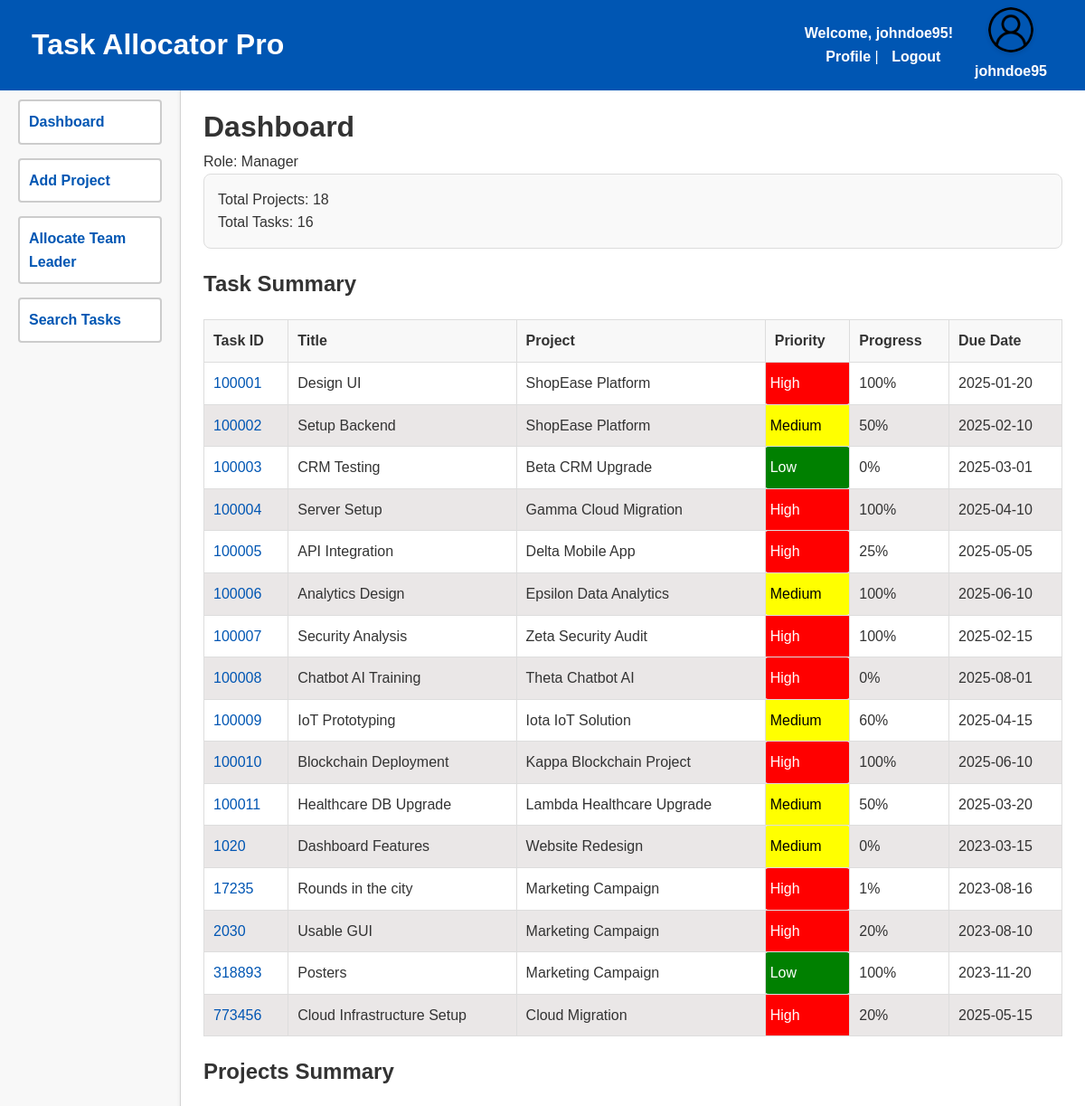
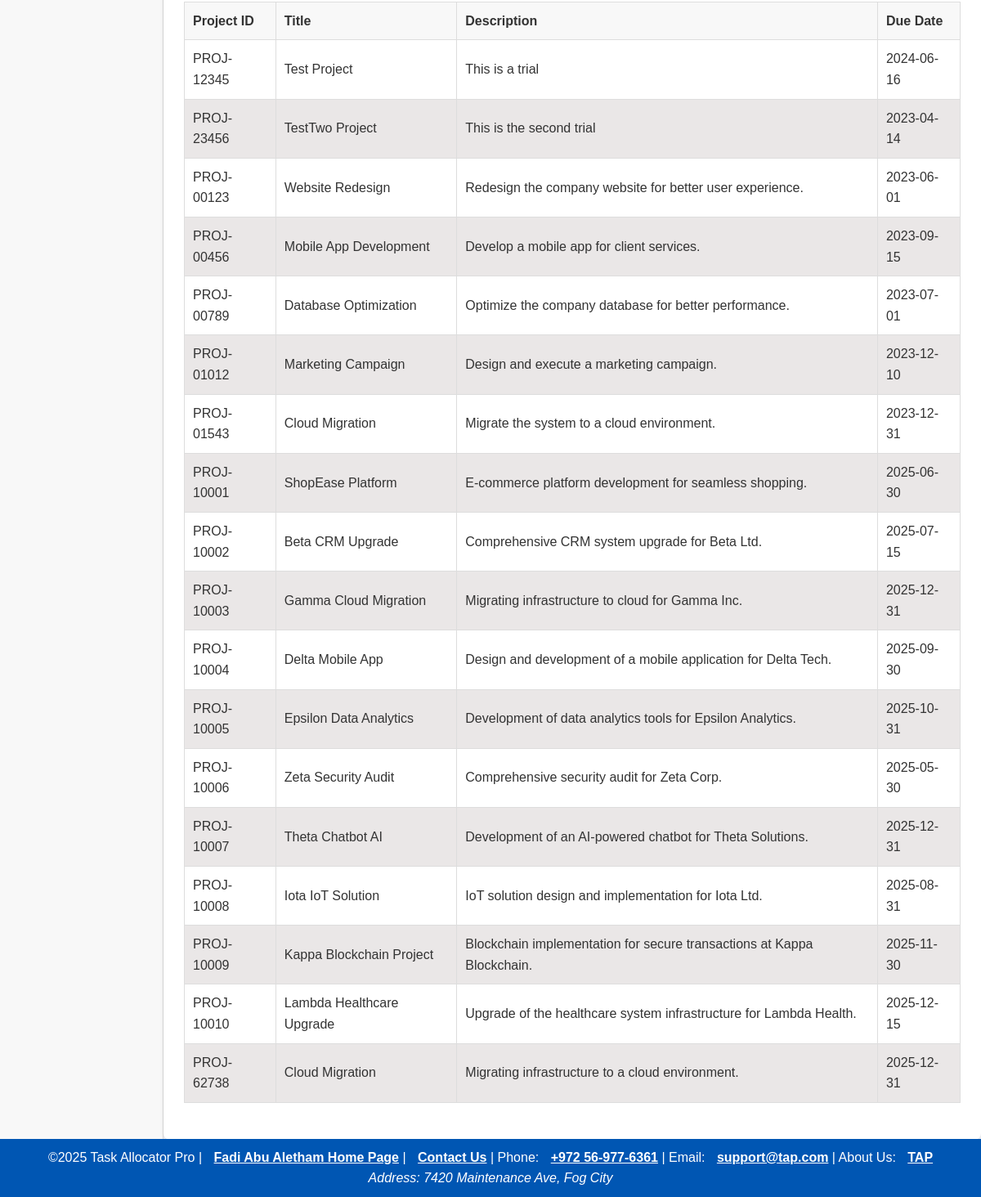
/dashboard.php (signed in), run on the app's committed database (2 pictures, top to bottom).
### tables this page shows
CREATE TABLE `tasks` (
  `taskId` varchar(20) NOT NULL,
  `taskName` varchar(255) NOT NULL,
  `taskDescription` text NOT NULL,
  `projectId` varchar(20) NOT NULL,
  `startDate` date NOT NULL,
  `endDate` date NOT NULL,
  `effort` decimal(10,2) NOT NULL,
  `status` varchar(255) DEFAULT 'pending',
  `priority` varchar(255) NOT NULL,
  `createdAt` timestamp NOT NULL DEFAULT CURRENT_TIMESTAMP,
  `progress` int DEFAULT '0'
);

CREATE TABLE `projects` (
  `id` int NOT NULL,
  `prjId` varchar(10) NOT NULL,
  `prjTitle` varchar(255) NOT NULL,
  `prjDesc` text NOT NULL,
  `custName` varchar(255) NOT NULL,
  `totalBudget` decimal(10,2) NOT NULL,
  `startDate` date NOT NULL,
  `endDate` date NOT NULL,
  `doc1` varchar(255) DEFAULT NULL,
  `doc2` varchar(255) DEFAULT NULL,
  `doc3` varchar(255) DEFAULT NULL,
  `teamLeaderID` varchar(255) DEFAULT NULL,
  `createdAt` timestamp NOT NULL DEFAULT CURRENT_TIMESTAMP,
  `docTitle1` varchar(255) DEFAULT NULL,
  `docTitle2` varchar(255) DEFAULT NULL,
  `docTitle3` varchar(255) DEFAULT NULL
);

### dashboard.php (the view, shortened to what this page needs)
<?php
$pdo = getDatabaseConnection("root", "");
$role = $_SESSION['role'];
if ($role === "Manager") {
    $totalProjects = $pdo->query("SELECT COUNT(*) FROM projects")->fetchColumn();
    $totalTasks = $pdo->query("SELECT COUNT(*) FROM tasks")->fetchColumn();
}
?>
<!DOCTYPE html>
<html lang="en">
<head>
    <link rel="stylesheet" href="styles.css">
</head>
<body>
    <div class="container">
        <?php require "header.php"?>
            <?php require "navigation.php"?>
            <main>
                <h1>Dashboard</h1>
                <p>Role: <?php echo $role; ?></p>
                <div class="summary">
                    <?php if ($role === "Manager"): ?>
                        <p>Total Projects: <?php echo $totalProjects; ?></p>
                        <p>Total Tasks: <?php echo $totalTasks; ?></p>
                    <?php elseif ($role === "Team Leader" || $role === "Project Leader"): ?>
                        <p>Total Projects You Lead: <?php echo $totalProjects; ?></p>
                        <p>Total Tasks in Your Projects: <?php echo $totalTasks; ?></p>
                    <?php elseif ($role === "Team Member"): ?>
                        <p>Pending tasks: <?php echo $acceptedTasks; ?></p>
                        <p>Assigned Tasks: <?php echo $assignedTasks; ?></p>
                    <?php endif; ?>
                </div>
                <?php
                $pdo = getDatabaseConnection("root", "");
                    $tasks = [];
                    if ($role === "Manager") {
                        $sql = "
                            SELECT
                                t.*,
                                p.prjTitle AS projectName
                            FROM tasks t
                            JOIN projects p ON t.projectId = p.prjId
                        ";
                        $stmt = $pdo->prepare($sql);
                        $stmt->execute();
                        $tasks = $stmt->fetchAll();
                    }
                ?>
                <h2>Task Summary</h2>
                <table class="zebra-table">
                    <thead>
                        <tr>
                            <th>Task ID</th>
                            <th>Title</th>
                            <th>Project</th>
                            <th>Priority</th>
                            <th>Progress</th>
                            <th>Due Date</th>
                        </tr>
                    </thead>
                    <tbody>
                    <?php if (!empty($tasks)): ?>
                        <?php foreach ($tasks as $task): ?>
                            <tr>
                                <td>
                                    <a href="taskDetails.php?taskId=<?php echo $task['taskId']; ?>">
                                        <?php echo htmlspecialchars($task['taskId']); ?>
                                    </a>
                                </td>
                                <td><?php echo htmlspecialchars($task['taskName']); ?></td>
                                <td><?php echo htmlspecialchars($task['projectName']); ?></td>
                                <td class="priority-<?php echo strtolower($task['priority']); ?>">
                                    <?php echo htmlspecialchars($task['priority']); ?>
                                </td>
                                <td><?php echo htmlspecialchars($task['progress']); ?>%</td>
                                <td><?php echo htmlspecialchars($task['endDate']); ?></td>
                            </tr>
                        <?php endforeach; ?>
                            <?php endif; ?>
                    </tbody>
                </table>
                <?php
                if($role === "Manager"){
                    $stmt = $pdo->prepare("SELECT prjId, prjTitle, prjDesc, endDate FROM projects;");
                    $stmt->execute();
                    $projects = $stmt->fetchAll();
                }else if ($role === "Team Leader" || $role === "Project Leader"){
                    $stmt = $pdo->prepare("SELECT prjId, prjTitle, prjDesc, endDate FROM projects WHERE teamLeaderId=:teamLeaderId");
                    $stmt->bindParam(':teamLeaderId', $_SESSION['userId']);
                    $stmt->execute();
                    $projects = $stmt->fetchAll();
                }
                ?>
                <h2>Projects Summary</h2>
                <table class="zebra-table">
                    <thead>
                        <tr>
                            <th>Project ID</th>
                            <th>Title</th>
                            <th>Description</th>
                            <th>Due Date</th>
                        </tr>
                    </thead>
                    <tbody>
                        <?php if (!empty($projects)): ?>
                            <?php foreach ($projects as $project): ?>
                                <tr>
                                    <td><?php echo $project['prjId']; ?></td>
                                    <td><?php echo $project['prjTitle']; ?></td>
                                    <td><?php echo $project['prjDesc']; ?></td>
                                    <td><?php echo $project['endDate']; ?></td>
                                </tr>
                            <?php endforeach; ?>
                            <?php endif; ?>
                    </tbody>
                </table>
            </main>
        <?php
            require "footer.php";
        ?>
    </div>
</body>
</html>

### header.php
<header>
    <h1>Task Allocator Pro</h1>
    <div class="header-right">
        <div >
            <?php if (!empty($_SESSION["username"])){ ?>
                <p><strong>Welcome, <?php echo $_SESSION["username"]; ?>!</strong></p>
                <a href="profile.php">Profile</a>  | <a href="logout.php">Logout</a>
            <?php } else {?>
                <a href="login.php">Login</a>
            <?php } ?>
        </div>
        <div>
            <?php if (!empty($_SESSION["username"])){ ?>
                <a href="profile.php"><img src="icons/user.png" alt="Profile Pic"></a>
                <p><a href="profile.php"><?php echo $_SESSION["username"];?></a></p>
            <?php } ?>
        </div>
    </div>
</header>

### navigation.php (shortened to what this page needs)
 <?php $role = $_SESSION['role'];?>
<nav>
    <ul>
        <?php if ($role === "Manager"): ?>
            <li><a href="dashboard.php" class="nav-link">Dashboard</a></li>
            <li><a href="addProject.php" class="nav-link">Add Project</a></li>
            <li><a href="prjNotAssigned.php" class="nav-link">Allocate Team Leader</a></li>
            <li><a href="searchTask.php" class="nav-link">Search Tasks</a></li>
        <?php endif; ?>
    </ul>
</nav>

### footer.php
<footer>
    <p>
    &copy;2025 Task Allocator Pro |
    <a href="index.html">Fadi Abu Aletham Home Page</a> | <a href="contactUs.php">Contact Us</a> | Phone: <a href="tel:+972569776361">+972 56-977-6361</a> | Email: <a href="mailto:support@tap.com">support@tap.com</a> | About Us: <a href="aboutUs.php">TAP</a>
    </p>
    <address>
        Address: 7420 Maintenance Ave, Fog City<br>
    </address>
</footer>

### styles.css (style rules this page uses)
* { margin: 0; padding: 0; box-sizing: border-box; }
html, body { height: 100%; }
.container { display: grid; grid-template-columns: 200px 1fr 1fr; grid-template-rows: 70px 1fr 70px; grid-template-areas: "header header header" "nav main main" "footer footer footer"; min-height: 100vh; }
header { grid-area: header; background-color: #0056b3; color: white; text-align: center; padding: 15px; display: flex; justify-content: space-between; align-items: center; z-index: 10; min-height: 100px; }
header h1 { margin-left: 20px; }
header .header-right { margin-right: 20px; display: flex; justify-content: center; align-items: center; justify-content: space-between; }
.header-right div { padding: 7px; }
.header-right img { width: 50px; height: 50px; border-radius: 50%; box-shadow: 0 2px 5px rgba(0, 0, 0, 0.1); transition: 0.3s; }
header .header-right a { color: white; margin-left: 10px; text-decoration: none; font-weight: bold; }
nav { grid-area: nav; background-color: #f8f8f8; padding: 20px; border-right: 1px solid #ddd; height: 100%; overflow-y: auto; margin-top: 20px; }
nav ul { list-style: none; padding: 0; }
nav li { margin-bottom: 15px; }
nav a { display: block; text-decoration: none; color: #0056b3; font-weight: bold; padding: 10px; border: 2px solid #ccc; border-radius: 4px; background-color: #fff; transition: 0.3s ease-in-out; transform: scale(1); }
main { grid-area: main; background-color: #fff; border-radius: 8px; padding: 25px; box-shadow: 0 2px 5px rgba(0, 0, 0, 0.1); overflow-y: auto; margin-top: 20px; }
body { font-family: Arial, sans-serif; background-color: #f4f4f9; color: #333; line-height: 1.6; height: 100vh; display: grid; grid-template-rows: auto 1fr auto; }
footer { grid-area: footer; align-self: end; background-color: #0056b3; color: white; text-align: center; padding: 10px 20px; }
footer a { color: white; margin-left: 10px; text-decoration: underline; font-weight: bold; }
table { width: 100%; border-collapse: collapse; margin: 20px 0; }
th, td { text-align: left; padding: 10px; border: 1px solid #ddd; }
th { background-color: #f8f8f8; cursor: pointer; }
tr:nth-child(even) { background-color: #eae7e7; }
.summary { background-color: #f9f9f9; border: 1px solid #ddd; border-radius: 8px; padding: 15px; margin-bottom: 20px; }
.priority-low { background-color: green; color: white; padding: 5px; border-radius: 4px; }
.priority-medium { background-color: yellow; color: black; padding: 5px; border-radius: 4px; }
.priority-high { background-color: red; color: white; padding: 5px; border-radius: 4px; }
a { color: #0056b3; text-decoration: none; transition: 0.3s; }

### data on the page
tasks: taskId "100001", taskName "Design UI", projects.prjTitle "ShopEase Platform", priority "High", progress "100", endDate "2025-01-20"
tasks: taskId "100002", taskName "Setup Backend", projects.prjTitle "ShopEase Platform", priority "Medium", progress "50", endDate "2025-02-10"
tasks: taskId "100003", taskName "CRM Testing", projects.prjTitle "Beta CRM Upgrade", priority "Low", progress "0", endDate "2025-03-01"
tasks: taskId "100004", taskName "Server Setup", projects.prjTitle "Gamma Cloud Migration", priority "High", progress "100", endDate "2025-04-10"
tasks: taskId "100005", taskName "API Integration", projects.prjTitle "Delta Mobile App", priority "High", progress "25", endDate "2025-05-05"
tasks: taskId "100006", taskName "Analytics Design", projects.prjTitle "Epsilon Data Analytics", priority "Medium", progress "100", endDate "2025-06-10"
tasks: taskId "100007", taskName "Security Analysis", projects.prjTitle "Zeta Security Audit", priority "High", progress "100", endDate "2025-02-15"
tasks: taskId "100008", taskName "Chatbot AI Training", projects.prjTitle "Theta Chatbot AI", priority "High", progress "0", endDate "2025-08-01"
tasks: taskId "100009", taskName "IoT Prototyping", projects.prjTitle "Iota IoT Solution", priority "Medium", progress "60", endDate "2025-04-15"
tasks: taskId "100010", taskName "Blockchain Deployment", projects.prjTitle "Kappa Blockchain Project", priority "High", progress "100", endDate "2025-06-10"
tasks: taskId "100011", taskName "Healthcare DB Upgrade", projects.prjTitle "Lambda Healthcare Upgrade", priority "Medium", progress "50", endDate "2025-03-20"
tasks: taskId "1020", taskName "Dashboard Features", projects.prjTitle "Website Redesign", priority "Medium", progress "0", endDate "2023-03-15"
tasks: taskId "17235", taskName "Rounds in the city", projects.prjTitle "Marketing Campaign", priority "High", progress "1", endDate "2023-08-16"
tasks: taskId "2030", taskName "Usable GUI", projects.prjTitle "Marketing Campaign", priority "High", progress "20", endDate "2023-08-10"
tasks: taskId "318893", taskName "Posters", projects.prjTitle "Marketing Campaign", priority "Low", progress "100", endDate "2023-11-20"
tasks: taskId "773456", taskName "Cloud Infrastructure Setup", projects.prjTitle "Cloud Migration", priority "High", progress "20", endDate "2025-05-15"
projects: prjId "PROJ-12345", prjTitle "Test Project", prjDesc "This is a trial", endDate "2024-06-16"
projects: prjId "PROJ-23456", prjTitle "TestTwo Project", prjDesc "This is the second trial", endDate "2023-04-14"
projects: prjId "PROJ-00123", prjTitle "Website Redesign", prjDesc "Redesign the company website for better user experience.", endDate "2023-06-01"
projects: prjId "PROJ-00456", prjTitle "Mobile App Development", prjDesc "Develop a mobile app for client services.", endDate "2023-09-15"
projects: prjId "PROJ-00789", prjTitle "Database Optimization", prjDesc "Optimize the company database for better performance.", endDate "2023-07-01"
projects: prjId "PROJ-01012", prjTitle "Marketing Campaign", prjDesc "Design and execute a marketing campaign.", endDate "2023-12-10"
projects: prjId "PROJ-01543", prjTitle "Cloud Migration", prjDesc "Migrate the system to a cloud environment.", endDate "2023-12-31"
projects: prjId "PROJ-10001", prjTitle "ShopEase Platform", prjDesc "E-commerce platform development for seamless shopping.", endDate "2025-06-30"
projects: prjId "PROJ-10002", prjTitle "Beta CRM Upgrade", prjDesc "Comprehensive CRM system upgrade for Beta Ltd.", endDate "2025-07-15"
projects: prjId "PROJ-10003", prjTitle "Gamma Cloud Migration", prjDesc "Migrating infrastructure to cloud for Gamma Inc.", endDate "2025-12-31"
projects: prjId "PROJ-10004", prjTitle "Delta Mobile App", prjDesc "Design and development of a mobile application for Delta Tech.", endDate "2025-09-30"
projects: prjId "PROJ-10005", prjTitle "Epsilon Data Analytics", prjDesc "Development of data analytics tools for Epsilon Analytics.", endDate "2025-10-31"
projects: prjId "PROJ-10006", prjTitle "Zeta Security Audit", prjDesc "Comprehensive security audit for Zeta Corp.", endDate "2025-05-30"
projects: prjId "PROJ-10007", prjTitle "Theta Chatbot AI", prjDesc "Development of an AI-powered chatbot for Theta Solutions.", endDate "2025-12-31"
projects: prjId "PROJ-10008", prjTitle "Iota IoT Solution", prjDesc "IoT solution design and implementation for Iota Ltd.", endDate "2025-08-31"
projects: prjId "PROJ-10009", prjTitle "Kappa Blockchain Project", prjDesc "Blockchain implementation for secure transactions at Kappa Blockchain.", endDate "2025-11-30"
projects: prjId "PROJ-10010", prjTitle "Lambda Healthcare Upgrade", prjDesc "Upgrade of the healthcare system infrastructure for Lambda Health.", endDate "2025-12-15"
projects: prjId "PROJ-62738", prjTitle "Cloud Migration", prjDesc "Migrating infrastructure to a cloud environment.", endDate "2025-12-31"

### other printed values
$_SESSION["username"] "johndoe95"
$role "Manager"
$totalProjects "18"
$totalTasks "16"
